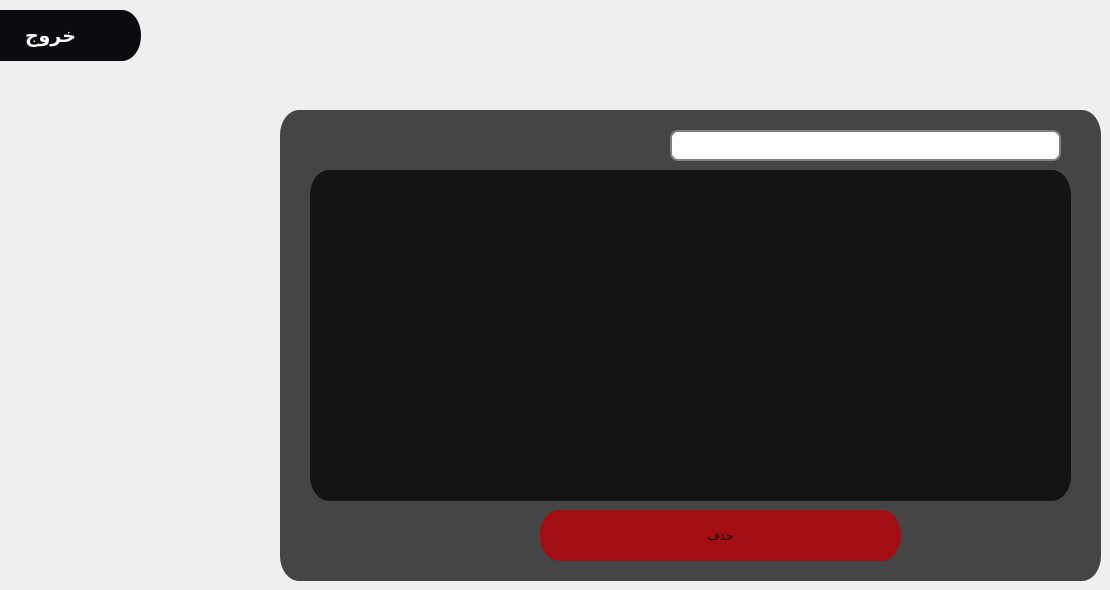
    <widget class="QWidget" name="tab_3">
     <attribute name="title">
      <string>Page</string>
     </attribute>
     <widget class="QFrame" name="frame_menu_21">
      <property name="enabled">
       <bool>true</bool>
      </property>
      <property name="geometry">
       <rect>
        <x>280</x>
        <y>110</y>
        <width>821</width>
        <height>471</height>
       </rect>
      </property>
      <property name="whatsThis">
       <string>&lt;html&gt;&lt;head/&gt;&lt;body&gt;&lt;p&gt;&lt;img src=&quot;:/pt/pos.png&quot;/&gt;&lt;/p&gt;&lt;/body&gt;&lt;/html&gt;</string>
      </property>
      <property name="styleSheet">
       <string notr="true">
QFrame{
	border-radius: 19px solid;
	background-color: qlineargradient(spread:pad, x1:1, y1:1, x2:1, y2:1, stop:1 rgba(0, 0, 0, 181));
}
QFrame:hover{
	border-left:3px solid rgb(255, 242, 0);
	border-bottom:3px solid rgb(255, 242, 0);
    border-top:3px solid rgb(255, 190, 0);
	border-right:3px solid rgb(255, 190, 0);
	

}</string>
      </property>
      <property name="frameShape">
       <enum>QFrame::StyledPanel</enum>
      </property>
      <property name="frameShadow">
       <enum>QFrame::Raised</enum>
      </property>
      <widget class="QPushButton" name="saveBtn_3">
       <property name="geometry">
        <rect>
         <x>260</x>
         <y>400</y>
         <width>361</width>
         <height>51</height>
        </rect>
       </property>
       <property name="styleSheet">
        <string notr="true">QPushButton{
	border-radius: 19px solid;
	border-bottom:0px solid rgb(171, 16, 20);
    border-top:0px solid rgb(171, 16, 20);
	
	background-color: rgb(163, 14, 18);


  

}

QPushButton:hover{
	border: 7px solid qlineargradient(spread:pad, x1:1, y1:1, x2:1, y2:1, stop:1 rgba(0, 0, 0, 0));
	border-radius: 19px solid;
	border-bottom:0px solid rgb(171, 16, 20);
    border-top:0px solid rgb(171, 16, 20);
	



   background-color:rgb(237, 28, 47);

	


}
QPushButton:pressed{
	color:rgb(255, 205, 0);

   background-color:rgb(189, 22, 37);
}</string>
       </property>
       <property name="text">
        <string>حذف</string>
       </property>
       <property name="icon">
        <iconset resource="../../Desktop/pt.qrc">
         <normaloff>:/pt/delete.png</normaloff>:/pt/delete.png</iconset>
       </property>
       <property name="iconSize">
        <size>
         <width>33</width>
         <height>33</height>
        </size>
       </property>
      </widget>
      <widget class="QTableView" name="tableView_2">
       <property name="geometry">
        <rect>
         <x>30</x>
         <y>60</y>
         <width>761</width>
         <height>331</height>
        </rect>
       </property>
       <property name="styleSheet">
        <string notr="true">color: rgb(255, 255, 255);
</string>
       </property>
      </widget>
     </widget>
     <widget class="QPushButton" name="btn_exit_to_app_4">
      <property name="enabled">
       <bool>true</bool>
      </property>
      <property name="geometry">
       <rect>
        <x>-40</x>
        <y>10</y>
        <width>181</width>
        <height>51</height>
       </rect>
      </property>
      <property name="font">
       <font>
        <family>Hack</family>
        <pointsize>14</pointsize>
        <weight>75</weight>
        <bold>true</bold>
       </font>
      </property>
      <property name="cursor">
       <cursorShape>PointingHandCursor</cursorShape>
      </property>
      <property name="contextMenuPolicy">
       <enum>Qt::DefaultContextMenu</enum>
      </property>
      <property name="layoutDirection">
       <enum>Qt::LeftToRight</enum>
      </property>
      <property name="styleSheet">
       <string notr="true">QPushButton{
	border-radius: 19px solid;
	border-bottom:0px solid rgb(171, 16, 20);
    border-top:0px solid rgb(171, 16, 20);
	
	background-color: rgb(11, 12, 15);
	color: rgb(255, 255, 255);

  

}

QPushButton:hover{
	border: 70px solid qlineargradient(spread:pad, x1:1, y1:1, x2:1, y2:1, stop:1 rgba(0, 0, 0, 0));
   border-radius: 20px solid;
	border-right:18px;
	border-bottom:1px solid  rgb(237, 28, 45);
    border-top:1px solid rgb(237, 28, 46) ;
   background-color:rgb(237, 28, 47);

	


}
QPushButton:pressed{
	color:rgb(255, 205, 0);
   border-radius: 20px solid;
	border-right:18px;
	border-bottom:1px solid  rgb(237, 28, 45);
    border-top:1px solid rgb(237, 28, 46) ;
   background-color:rgb(189, 22, 37);
}</string>
      </property>
      <property name="text">
       <string>خروج</string>
      </property>
      <property name="icon">
       <iconset resource="../../Desktop/pt.qrc">
        <normaloff>:/pt/logout.png</normaloff>:/pt/logout.png</iconset>
      </property>
      <property name="iconSize">
       <size>
        <width>40</width>
        <height>50</height>
       </size>
      </property>
     </widget>
     <widget class="QLineEdit" name="lineEdit_35">
      <property name="geometry">
       <rect>
        <x>670</x>
        <y>130</y>
        <width>391</width>
        <height>31</height>
       </rect>
      </property>
      <property name="styleSheet">
       <string notr="true">QLineEdit {
padding: 1px;
border-style: solid;
border: 2px solid gray;
border-radius: 8px;
color: rgb(255, 255, 255);


}</string>
      </property>
      <property name="placeholderText">
       <string> بحث عن اسم أو كود</string>
      </property>
     </widget>
    </widget>
